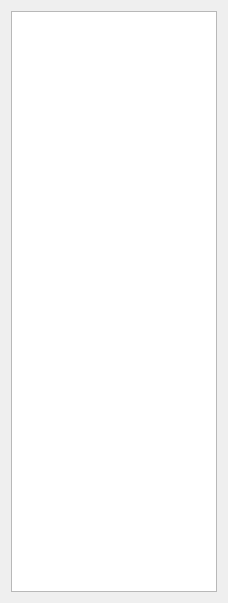
<?xml version="1.0" encoding="UTF-8"?>
<ui version="4.0">
 <class>FunctionDialog</class>
 <widget class="QDialog" name="FunctionDialog">
  <property name="geometry">
   <rect>
    <x>0</x>
    <y>0</y>
    <width>228</width>
    <height>603</height>
   </rect>
  </property>
  <property name="windowTitle">
   <string>Functions</string>
  </property>
  <layout class="QVBoxLayout" name="verticalLayout">
   <item>
    <widget class="QListWidget" name="functionList"/>
   </item>
  </layout>
 </widget>
 <resources>
  <include location="resources.qrc"/>
 </resources>
 <connections/>
</ui>
